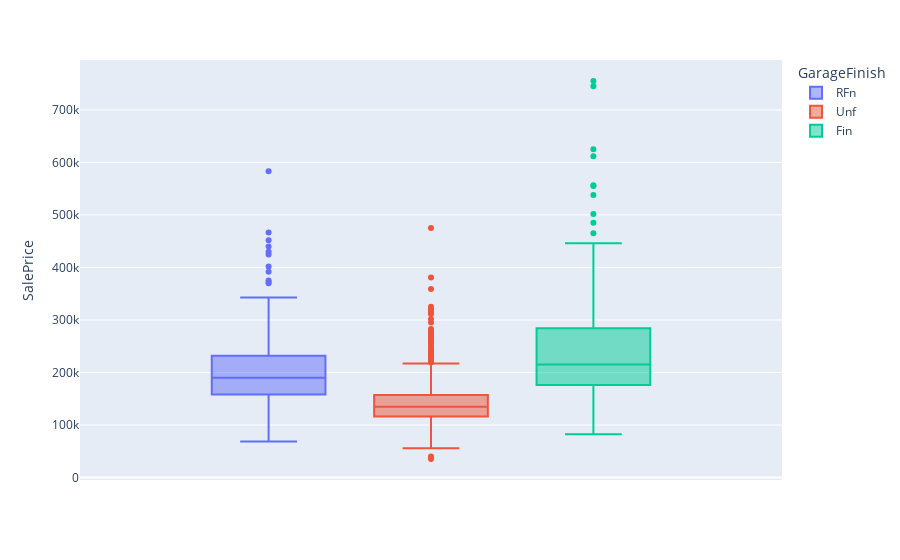

Notebook code for this chart:
### Code cell
px.box(df, y='SalePrice', color='GarageFinish')

### Figure 1 — Plotly figure (JSON) as saved in the notebook; plotly's stock layout.template omitted (floating-point values rounded to 4 significant figures; data arrays with more than 128 entries replaced by an {"elided": "..."} marker saying what was removed)
{"data": [{"alignmentgroup": "True", "hovertemplate": "GarageFinish=RFn<br>SalePrice=%{y}<extra></extra>", "legendgroup": "RFn", "marker": {"color": "#636efa"}, "name": "RFn", "notched": false, "offsetgroup": "RFn", "orientation": "v", "showlegend": true, "type": "box", "x0": " ", "xaxis": "x", "y": {"elided": "422 int values"}, "y0": " ", "yaxis": "y"}, {"alignmentgroup": "True", "hovertemplate": "GarageFinish=Unf<br>SalePrice=%{y}<extra></extra>", "legendgroup": "Unf", "marker": {"color": "#EF553B"}, "name": "Unf", "notched": false, "offsetgroup": "Unf", "orientation": "v", "showlegend": true, "type": "box", "x0": " ", "xaxis": "x", "y": {"elided": "605 int values"}, "y0": " ", "yaxis": "y"}, {"alignmentgroup": "True", "hovertemplate": "GarageFinish=Fin<br>SalePrice=%{y}<extra></extra>", "legendgroup": "Fin", "marker": {"color": "#00cc96"}, "name": "Fin", "notched": false, "offsetgroup": "Fin", "orientation": "v", "showlegend": true, "type": "box", "x0": " ", "xaxis": "x", "y": {"elided": "352 int values"}, "y0": " ", "yaxis": "y"}], "layout": {"boxmode": "group", "legend": {"title": {"text": "GarageFinish"}, "tracegroupgap": 0}, "margin": {"t": 60}, "xaxis": {"anchor": "y", "domain": [0, 1]}, "yaxis": {"anchor": "x", "domain": [0, 1], "title": {"text": "SalePrice"}}}}
